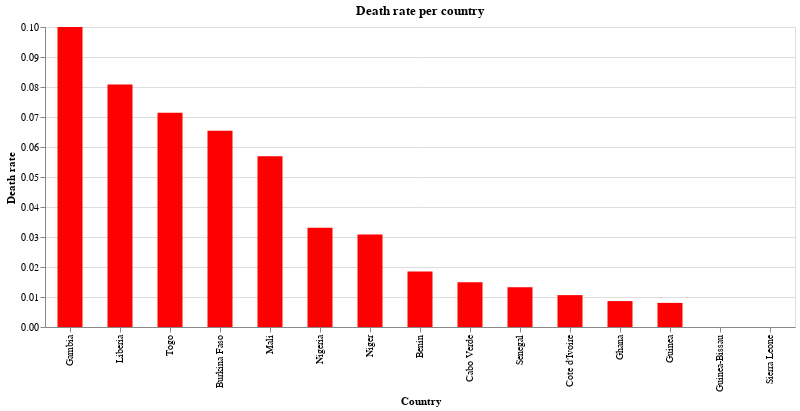

The code cell stored with this chart in its notebook:
### Markdown cell above
### Death rate per Country

### Code cell
source = covid_ana_sort

alt.Chart(source).mark_bar(size = 25).encode(x = alt.X('Country', sort='-y'), y = 'Death rate', color = alt.value('red'),).properties(width = alt.Step(50), height = 300, title = 'Death rate per country').interactive()

### Figure 1 — Vega-Lite specification as saved in the notebook (floating-point values rounded to 4 significant figures)
{"config": {"view": {"continuousWidth": 400, "continuousHeight": 300}}, "data": {"name": "data-96d72c53f4e357daf33d0548ac11261c"}, "mark": {"type": "bar", "size": 25}, "encoding": {"color": {"value": "red"}, "x": {"type": "nominal", "field": "Country", "sort": "-y"}, "y": {"type": "quantitative", "field": "Death rate"}}, "height": 300, "selection": {"selector007": {"type": "interval", "bind": "scales", "encodings": ["x", "y"]}}, "title": "Death rate per country", "width": {"step": 50}, "$schema": "https://vega.github.io/schema/vega-lite/v4.0.2.json", "datasets": {"data-96d72c53f4e357daf33d0548ac11261c": [{"Country": "Ghana", "Lat": 7.947, "Long": -1.023, "Date": "2020-04-20T00:00:00", "Confirmed_cases": 1042, "Dead": 9, "Recovered": 99, "ill people": 943, "Death rate": 0.008637, "Recovered rate": 0.09501}, {"Country": "Cote d'Ivoire", "Lat": 7.54, "Long": -5.547, "Date": "2020-04-20T00:00:00", "Confirmed_cases": 847, "Dead": 9, "Recovered": 260, "ill people": 587, "Death rate": 0.01063, "Recovered rate": 0.307}, {"Country": "Nigeria", "Lat": 9.082, "Long": 8.675, "Date": "2020-04-20T00:00:00", "Confirmed_cases": 665, "Dead": 22, "Recovered": 188, "ill people": 477, "Death rate": 0.03308, "Recovered rate": 0.2827}, {"Country": "Niger", "Lat": 17.61, "Long": 8.082, "Date": "2020-04-20T00:00:00", "Confirmed_cases": 648, "Dead": 20, "Recovered": 117, "ill people": 531, "Death rate": 0.03086, "Recovered rate": 0.1806}, {"Country": "Guinea", "Lat": 9.946, "Long": -9.697, "Date": "2020-04-20T00:00:00", "Confirmed_cases": 622, "Dead": 5, "Recovered": 122, "ill people": 500, "Death rate": 0.008039, "Recovered rate": 0.1961}, {"Country": "Burkina Faso", "Lat": 12.24, "Long": -1.562, "Date": "2020-04-20T00:00:00", "Confirmed_cases": 581, "Dead": 38, "Recovered": 357, "ill people": 224, "Death rate": 0.0654, "Recovered rate": 0.6145}, {"Country": "Senegal", "Lat": 14.5, "Long": -14.45, "Date": "2020-04-20T00:00:00", "Confirmed_cases": 377, "Dead": 5, "Recovered": 235, "ill people": 142, "Death rate": 0.01326, "Recovered rate": 0.6233}, {"Country": "Mali", "Lat": 17.57, "Long": -3.996, "Date": "2020-04-20T00:00:00", "Confirmed_cases": 246, "Dead": 14, "Recovered": 56, "ill people": 190, "Death rate": 0.05691, "Recovered rate": 0.2276}, {"Country": "Liberia", "Lat": 6.428, "Long": -9.43, "Date": "2020-04-20T00:00:00", "Confirmed_cases": 99, "Dead": 8, "Recovered": 7, "ill people": 92, "Death rate": 0.08081, "Recovered rate": 0.07071}, {"Country": "Togo", "Lat": 8.62, "Long": 0.8248, "Date": "2020-04-20T00:00:00", "Confirmed_cases": 84, "Dead": 6, "Recovered": 53, "ill people": 31, "Death rate": 0.07143, "Recovered rate": 0.631}, {"Country": "Cabo Verde", "Lat": 16.54, "Long": -23.04, "Date": "2020-04-20T00:00:00", "Confirmed_cases": 67, "Dead": 1, "Recovered": 1, "ill people": 66, "Death rate": 0.01493, "Recovered rate": 0.01493}, {"Country": "Benin", "Lat": 9.308, "Long": 2.316, "Date": "2020-04-20T00:00:00", "Confirmed_cases": 54, "Dead": 1, "Recovered": 27, "ill people": 27, "Death rate": 0.01852, "Recovered rate": 0.5}, {"Country": "Guinea-Bissau", "Lat": 11.8, "Long": -15.18, "Date": "2020-04-20T00:00:00", "Confirmed_cases": 50, "Dead": 0, "Recovered": 3, "ill people": 47, "Death rate": 0.0, "Recovered rate": 0.06}, {"Country": "Sierra Leone", "Lat": 8.461, "Long": -11.78, "Date": "2020-04-20T00:00:00", "Confirmed_cases": 43, "Dead": 0, "Recovered": 6, "ill people": 37, "Death rate": 0.0, "Recovered rate": 0.1395}, {"Country": "Gambia", "Lat": 13.44, "Long": -15.31, "Date": "2020-04-20T00:00:00", "Confirmed_cases": 10, "Dead": 1, "Recovered": 2, "ill people": 8, "Death rate": 0.1, "Recovered rate": 0.2}]}}
